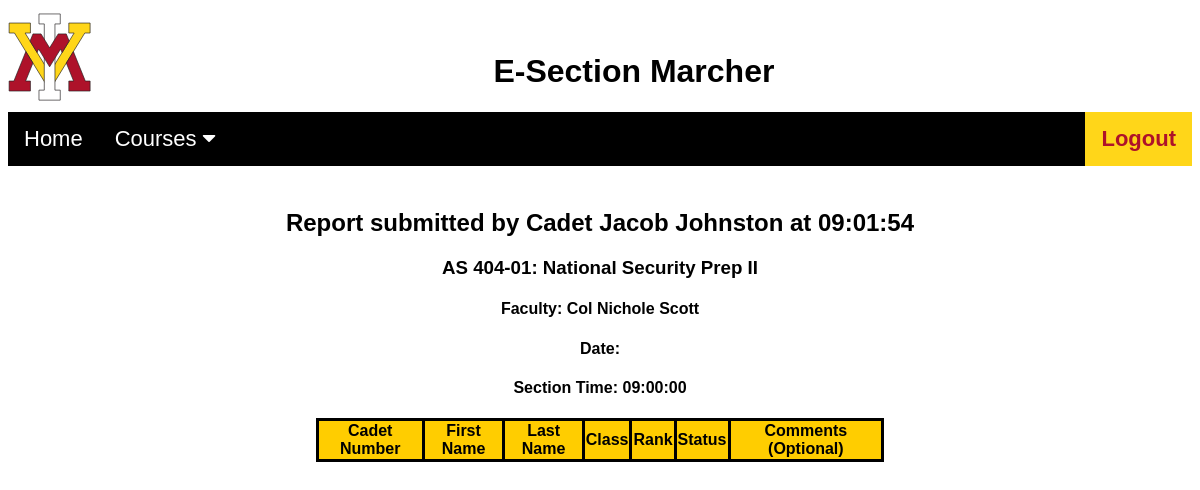
The app's page /professor/courseHistory.php?a=39 (signed in) with its own data.
### tables this page shows
CREATE TABLE `courses` (
  `course_id` int(11) NOT NULL,
  `course_title` varchar(255) NOT NULL,
  `course_code` varchar(255) NOT NULL,
  `section` int(11) NOT NULL,
  `section_day` varchar(255) NOT NULL,
  `section_time` time NOT NULL,
  `section_end` time NOT NULL,
  `date_start` date NOT NULL,
  `date_end` date NOT NULL,
  `professor_id` int(11) NOT NULL,
  `building` varchar(255) NOT NULL,
  `classroom` int(11) NOT NULL,
  `department` varchar(255) NOT NULL
);

CREATE TABLE `professor` (
  `professor_id` int(11) NOT NULL,
  `first_name` varchar(255) NOT NULL,
  `last_name` varchar(255) NOT NULL,
  `email` varchar(255) NOT NULL,
  `department` varchar(255) NOT NULL,
  `password` varchar(255) NOT NULL,
  `title` varchar(255) NOT NULL
);

### professor/courseHistory.php (the view, shortened to what this page needs)
<?php
    include ("../config.php");
    $id = $_SESSION['id_number'];
    $info = getdate();
    $date = $info['mday'];
?>
<!DOCTYPE html>
<html lang = "en">
<head>
    <link rel="stylesheet" href="https://cdnjs.cloudflare.com/ajax/libs/font-awesome/4.7.0/css/font-awesome.min.css"/>
    <link href="style.css" rel="stylesheet"/>
</head>
<body>
    <div class = "header">
        <img id = "mainImg" src = "vmilogo.svg" id = "logo">
        <h1 id = "esection">E-Section Marcher</h1>
    </div>
    <div class="navbar">
        <a href = "profHome.php">Home</a>
        <div class="dropdown">
            <button class="dropbtn" onclick="myFunction()">Courses
            <i class="fa fa-caret-down"></i>
            </button>
        <?php
        $sql = "SELECT * from courses where professor_id = '$id' order by course_code asc, section asc";
        $result = $conn->query($sql);
        if($result->num_rows > 0){
            while($row = $result->fetch_assoc()) {
                $course = $row['course_title'];
                       }
                   }
        ?>
</div>
        <a id = "logout" href="../logout.php">Logout</a>
    </div>
    <div style="padding: 2%;">
        <center>
            <?php
            $account_id = $_SESSION['accountability'];
            $sql = "select first_name, last_name, time, submitted_by_role from accountability join cadets on accountability.submitted_by = cadets.id_number where accountability_id = '$account_id'";
            $result = $conn->query($sql);
            if($result->num_rows > 0){
                while($row = $result->fetch_assoc()) {
                   $time_submitted = $row['time'];
                   $submitted_by_first = $row['first_name'];
                   $submitted_by_last = $row['last_name'];
                   $submitted_by_role = $row['submitted_by_role'];
                   $submitted_by = $submitted_by_first." ".$submitted_by_last;
                }
            }
            $prof_name = $_SESSION['prof_name'];
            if($submitted_by_role == "Cadet"){
                echo "<h2>Report submitted by Cadet $submitted_by at $time_submitted</h2>";
            }
            else{
                echo "<h2>Report submitted by $prof_name</h2>";
            }
            $sql = "select courses.course_title, courses.course_code, courses.section, courses.department, section_time, section_end, professor.first_name as prof_first, professor.last_name as prof_last, professor.title from accountability join cadets on accountability.cadet_id = cadets.id_number JOIN courses on courses.course_id = accountability.course_id JOIN professor on professor.professor_id = courses.professor_id where accountability_id = '$account_id'";
            $result = $conn->query($sql);
            if($result->num_rows > 0){
                while($row = $result->fetch_assoc()) {
                $department = $row['department'];
                $course_title = $row['course_title'];
                $course_code = $row['course_code'];
                $course_section = $row['section'];
                $section_time = $row['section_time'];
                $date = $_SESSION['account_date'];
                if($course_section < 10){
                    $course_section = "0".$course_section;
                }
                $course = $department . " ".$course_code."-".$course_section;
                $faculty_first = $row['prof_first'];
                $faculty_last = $row['prof_last'];
                $faculty_title = $row['title'];
                $professor_full = $faculty_title . " " . $faculty_first . " " . $faculty_last;
            }
                echo "<h3>$course: $course_title</h3>";
                echo "<h4>Faculty: $professor_full</h4>";
                echo "<h4>Date: $date</h4>";
                echo "<h4>Section Time: $section_time</h4>";
                }
            ?>
            <table class = "cadet_courses" style = "width: 50%;">
                <tr>
                    <th>Cadet Number</th>
                    <th>First Name</th>
                    <th>Last Name</th>
                    <th>Class</th>
                    <th>Rank</th>
                    <th>Status</th>
                    <th>Comments (Optional)</th>
                </tr>
        </table>
        </div>
</body>
</html>

### professor/style.css (style rules this page uses)
body { font-family:sans-serif; -webkit-text-size-adjust:100%; ms-text-size-adjust:100% font-family: sans-serif; }
#mainImg { width: 7%; padding-bottom: .5%; }
.header { display: flex; border-width: 8px; }
#esection { padding-top: 2%; margin-left: 34%; }
.navbar { overflow: hidden; background-color: black; font-family: sans-serif; }
.navbar a { float: left; font-size: 22px; color: white; text-align: center; padding: 14px 16px; text-decoration: none; }
.dropdown { float: left; overflow: hidden; }
.dropdown .dropbtn { cursor: pointer; font-size: 22px; border: none; outline: none; color: white; padding: 14px 16px; background-color: inherit; font-family: inherit; margin: 0; }
#logout { float: right; background-color: #ffd619; color: #ae122a; font-weight: bold; }
.cadet_courses { width: 30%; }
.cadet_courses, .cadet_courses tr, .cadet_courses td, .cadet_courses th { border-collapse: collapse; border: solid; text-align: center; }
.cadet_courses th { background-color: #ffcd00;; }

### records on screen
courses: course "AS 404-01", course_title "National Security Prep II", professor.last_name "Col Nichole Scott", section_time "09:00:00"

### other values on screen
$submitted_by "Jacob Johnston"
$time_submitted "09:01:54"
